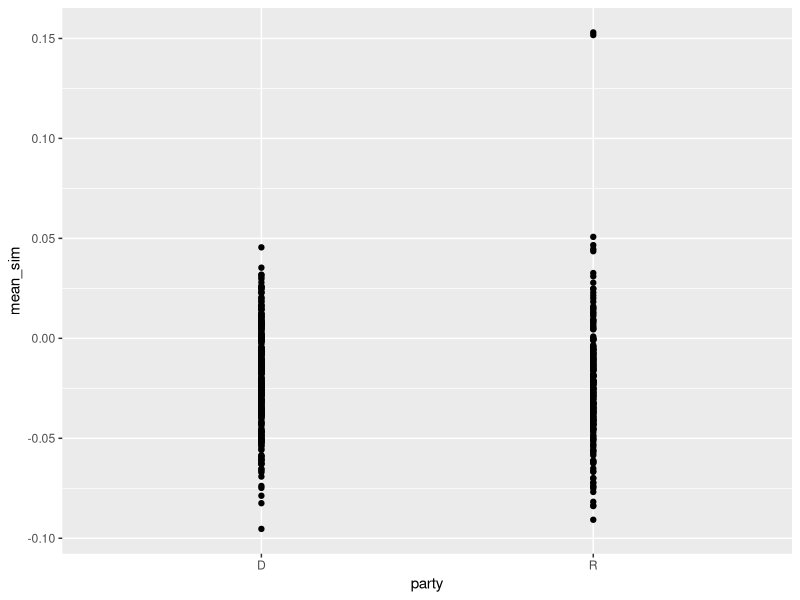
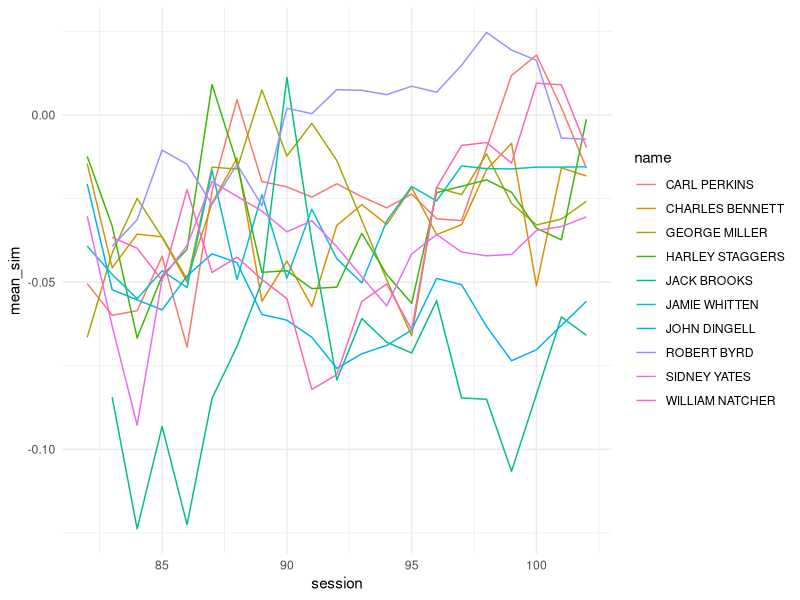
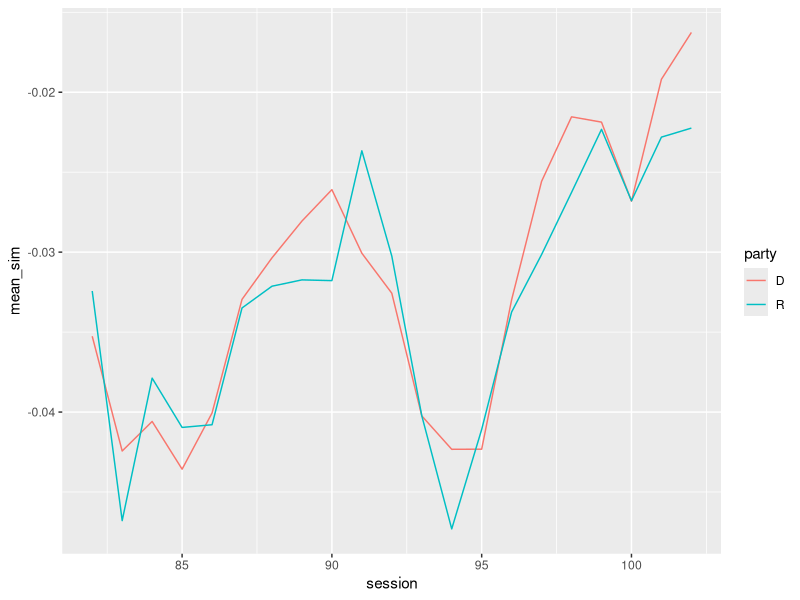
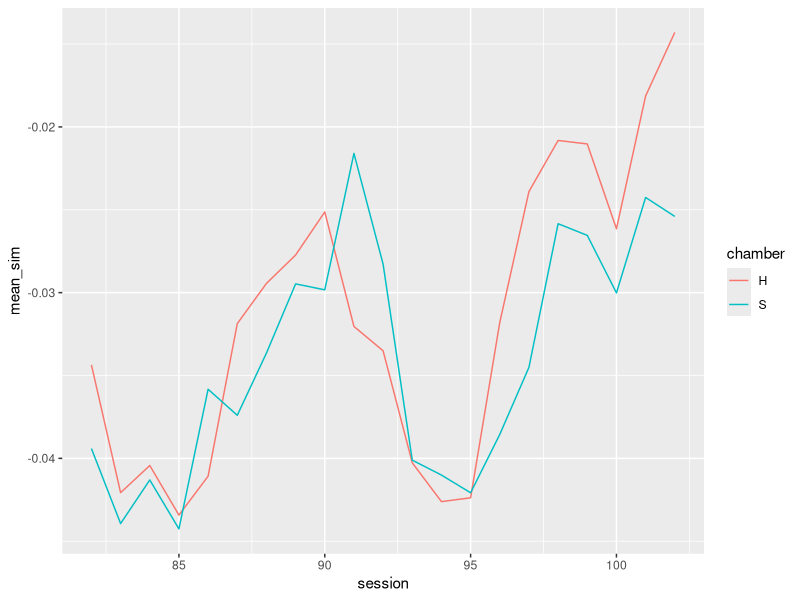

Write the R code that produced these figures, in order.
library(ggplot2)
library(data.table)

# Read in data
df <- fread("data/summed_sim_data_01.csv")

# Subset data to one session for some testing
df_102 <- df[session == 101 & party %in% c("D", "R")]
df_102

ggplot(data = df_102, aes(x = party, y = mean_sim)) +
  geom_point()

df$name <- paste(df$firstname, df$lastname)

test <- df[party == "D", .(count = .N, mean_sim = mean_sim, session = session),
  by = .(name)
]
df_test <- test[count > 19]

ggplot(data = df_test, aes(x = session, y = mean_sim, color = name)) +
  geom_line() +
  theme_minimal()


df_grouped_party <- df[party %in% c("D", "R"),
  .(mean_sim = mean(mean_sim)),
  by = .(session, party)
]
df_grouped_party

ggplot(data = df_grouped_party, aes(x = session, y = mean_sim, color = party)) +
  geom_line()

df_grouped_chamber <- df[party == "D",
  .(mean_sim = mean(mean_sim)),
  by = .(session, chamber)
]
df_grouped_chamber

ggplot(data = df_grouped_chamber, aes(x = session, y = mean_sim, color = chamber)) +
  geom_line()
